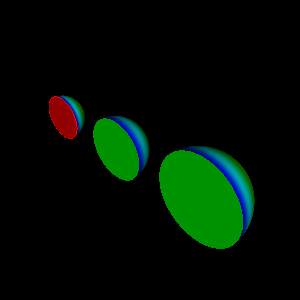

Generate this figure with Python:
#!/usr/bin/env python

# Clip multiple spheres with a plane using vtkPolyDataPlaneClipper,
# testing point data, cell data, and multiple capping loops.

# Factory overrides
import vtkmodules.vtkInteractionStyle  # noqa: F401
import vtkmodules.vtkRenderingOpenGL2  # noqa: F401

from vtkmodules.vtkCommonDataModel import vtkPlane
from vtkmodules.vtkFiltersCore import (
    vtkAppendPolyData,
    vtkPointDataToCellData,
    vtkPolyDataPlaneClipper,
    vtkSimpleElevationFilter,
)
from vtkmodules.vtkFiltersSources import vtkSphereSource
from vtkmodules.vtkRenderingCore import (
    vtkActor,
    vtkPolyDataMapper,
    vtkRenderWindow,
    vtkRenderWindowInteractor,
    vtkRenderer,
)

resolution = 512

# Sphere 1 with point data (elevation)
sphere_1 = vtkSphereSource()
sphere_1.SetCenter(0.0, 0.0, 0.0)
sphere_1.SetRadius(0.25)
sphere_1.SetThetaResolution(2 * resolution)
sphere_1.SetPhiResolution(resolution)
sphere_1.Update()

elevation_1 = vtkSimpleElevationFilter()
elevation_1.SetInputConnection(sphere_1.GetOutputPort())

# Sphere 2 and 3 appended with cell data
sphere_2 = vtkSphereSource()
sphere_2.SetCenter(0.875, 0.0, 0.0)
sphere_2.SetRadius(0.35)
sphere_2.SetThetaResolution(2 * resolution)
sphere_2.SetPhiResolution(resolution)
sphere_2.Update()

sphere_3 = vtkSphereSource()
sphere_3.SetCenter(2.0, 0.0, 0.0)
sphere_3.SetRadius(0.5)
sphere_3.SetThetaResolution(2 * resolution)
sphere_3.SetPhiResolution(resolution)
sphere_3.Update()

append = vtkAppendPolyData()
append.AddInputConnection(sphere_2.GetOutputPort())
append.AddInputConnection(sphere_3.GetOutputPort())

elevation_2 = vtkSimpleElevationFilter()
elevation_2.SetInputConnection(append.GetOutputPort())

pd_to_cd = vtkPointDataToCellData()
pd_to_cd.SetInputConnection(elevation_2.GetOutputPort())
pd_to_cd.ProcessAllArraysOff()
pd_to_cd.AddPointDataArray("Elevation")
pd_to_cd.Update()

# Cut plane
plane = vtkPlane()
plane.SetOrigin(0, 0, 0)
plane.SetNormal(0, 0, -1)

# Clipper 1: single sphere with point data
clipper_1 = vtkPolyDataPlaneClipper()
clipper_1.SetInputConnection(elevation_1.GetOutputPort())
clipper_1.SetPlane(plane)
clipper_1.SetBatchSize(10000)
clipper_1.CappingOn()
clipper_1.Update()

mapper_1 = vtkPolyDataMapper()
mapper_1.SetInputConnection(clipper_1.GetOutputPort())
mapper_1.SetScalarRange(clipper_1.GetOutput().GetPointData().GetScalars().GetRange())

actor_1 = vtkActor()
actor_1.SetMapper(mapper_1)

cap_mapper_1 = vtkPolyDataMapper()
cap_mapper_1.SetInputConnection(clipper_1.GetOutputPort(1))

cap_actor_1 = vtkActor()
cap_actor_1.SetMapper(cap_mapper_1)
cap_actor_1.GetProperty().SetColor(1, 0, 0)

# Clipper 2: appended spheres with cell data
clipper_2 = vtkPolyDataPlaneClipper()
clipper_2.SetInputConnection(pd_to_cd.GetOutputPort())
clipper_2.SetPlane(plane)
clipper_2.SetBatchSize(10000)
clipper_2.ClippingLoopsOff()
clipper_2.CappingOn()
clipper_2.Update()

mapper_2 = vtkPolyDataMapper()
mapper_2.SetInputConnection(clipper_2.GetOutputPort())
mapper_2.SetScalarModeToUseCellFieldData()
mapper_2.SelectColorArray("Elevation")
mapper_2.SetScalarRange(clipper_2.GetOutput().GetCellData().GetArray("Elevation").GetRange())

actor_2 = vtkActor()
actor_2.SetMapper(mapper_2)

cap_mapper_2 = vtkPolyDataMapper()
cap_mapper_2.SetInputConnection(clipper_2.GetOutputPort(1))

cap_actor_2 = vtkActor()
cap_actor_2.SetMapper(cap_mapper_2)
cap_actor_2.GetProperty().SetColor(0, 1, 0)

# Renderer
renderer = vtkRenderer()
renderer.AddActor(actor_1)
renderer.AddActor(cap_actor_1)
renderer.AddActor(actor_2)
renderer.AddActor(cap_actor_2)
renderer.SetBackground(0, 0, 0)

# Window
render_window = vtkRenderWindow()
render_window.SetMultiSamples(0)
render_window.AddRenderer(renderer)
render_window.SetSize(300, 300)
render_window.SetWindowName("plane clip spheres with capping")

# Scene
camera = renderer.GetActiveCamera()
camera.SetPosition(1, 1, 1)
renderer.ResetCamera()

# Interactor
interactor = vtkRenderWindowInteractor()
interactor.SetRenderWindow(render_window)

interactor.Initialize()
interactor.Start()
